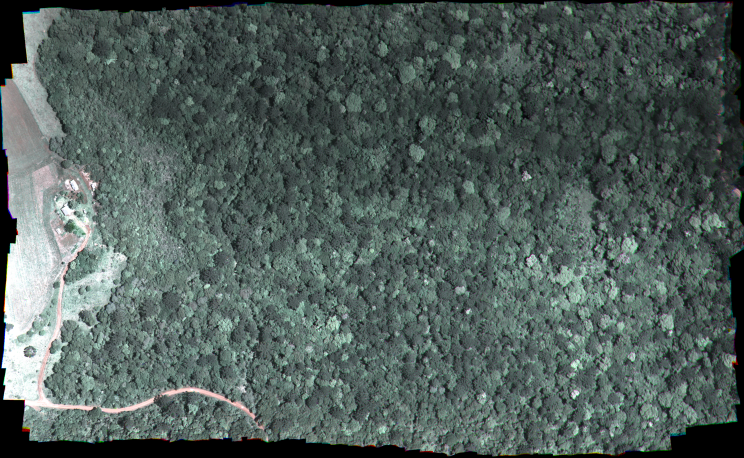
#> input picture views/orthoimage_example.png, 1488 x 915 px (shown at 1/2 size); its folder holds only this picture in this run
$ python -i generate_distance_map_vector.py   (imports and definitions only)
#> lines starting #> are read from the running program, lines starting #| are printed output that depends on the picture; after the words box and inside, x2 and y2 are one past the last pixel; in counts of white or black regions, pixels touching at a corner belong together
"""
Vector-based distance map generation.

This module provides optimized distance map generation using vector operations.
Instead of iterating through each component on rasters, it uses:
- Vectorized rasterization from GeoPackage/Shapefile
- Batch processing of components
- Efficient distance transform

Author: Optimized from generate_distance_map.py

Performance Notes:
- Uses OpenCV for distance transform and gaussian blur (much faster than scipy)
- cv2.distanceTransform is 3-10x faster than scipy.ndimage.distance_transform_edt
- cv2.GaussianBlur is 5-20x faster than scipy.ndimage.gaussian_filter
- cv2.connectedComponents is 2-5x faster than skimage.measure.label
"""

import os
import sys
from logging import getLogger
from os.path import dirname, exists

import cv2
import geopandas as gpd
import numpy as np
from rasterio.transform import Affine
from tqdm import tqdm

ROOT_PATH = dirname(__file__)
sys.path.append(ROOT_PATH)

from src.io_operations import array2raster, get_image_metadata, read_tiff
from src.utils import check_folder
from src.vector_operations import (
    geodataframe_to_raster,
    labels_to_geodataframe_with_stats,
    load_labels_from_geopackage,
    raster_to_geodataframe,
)

logger = getLogger("__main__")


def normalize_each_component_vectorized(
    components: np.ndarray,
    distance_map: np.ndarray,
) -> np.ndarray:
    """
    Normalize distance map per component using vectorized operations.

    This is faster than iterating through each component.
    Uses numpy operations instead of scipy.ndimage.maximum for better performance.

    Parameters
    ----------
    components : np.ndarray
        Labeled components array
    distance_map : np.ndarray
        Raw distance transform array

    Returns
    -------
    np.ndarray
        Normalized distance map (0 at boundary, 1 at center for each component)
    """
    output = np.zeros_like(distance_map, dtype=np.float32)

    # Get unique component IDs
    unique_components = np.unique(components[components > 0])

    if len(unique_components) == 0:
        return output

    # Create lookup array for max distances using numpy bincount
    # This is faster than scipy.ndimage.maximum for many components
    num_labels = components.max() + 1

    # Flatten arrays for bincount
    flat_components = components.ravel()
    flat_distances = distance_map.ravel()

    # Get maximum distance per component using bincount trick
    # We use np.maximum.at for this purpose
    max_distance_lookup = np.zeros(num_labels, dtype=np.float32)
    np.maximum.at(max_distance_lookup, flat_components, flat_distances)

    # Normalize in one operation
    mask = components > 0
    with np.errstate(divide='ignore', invalid='ignore'):
        output[mask] = distance_map[mask] / max_distance_lookup[components[mask]]

    # Handle any NaN/Inf values
    output = np.nan_to_num(output, nan=0.0, posinf=0.0, neginf=0.0)

    return output


def _cv2_gaussian_blur(image: np.ndarray, sigma: float) -> np.ndarray:
    """
    Apply Gaussian blur using OpenCV (emulates scipy.ndimage.gaussian_filter behavior).

    OpenCV's GaussianBlur is significantly faster than scipy's gaussian_filter
    due to optimized SIMD instructions and multi-threading.

    Parameters
    ----------
    image : np.ndarray
        Input image (any dtype, will be converted to float32)
    sigma : float
        Gaussian sigma (standard deviation)

    Returns
    -------
    np.ndarray
        Blurred image as float32
    """
    # Ensure float32 for consistency
    img = image.astype(np.float32) if image.dtype != np.float32 else image

    # Calculate kernel size from sigma (same as scipy's default behavior)
    # scipy uses truncate=4.0 by default, so kernel_size = 2 * int(truncate * sigma + 0.5) + 1
    # We use the same formula for consistency
    truncate = 4.0
    kernel_size = int(2 * int(truncate * sigma + 0.5) + 1)

    # Ensure kernel size is odd
    if kernel_size % 2 == 0:
        kernel_size += 1

    # OpenCV GaussianBlur
    # Note: OpenCV uses (width, height) for ksize, but since we want symmetric, it's fine
    blurred = cv2.GaussianBlur(img, (kernel_size, kernel_size), sigma, sigma,
                                borderType=cv2.BORDER_REFLECT)

    return blurred


def _cv2_distance_transform(binary_mask: np.ndarray) -> np.ndarray:
    """
    Apply Euclidean distance transform using OpenCV.

    Emulates scipy.ndimage.distance_transform_edt behavior.
    OpenCV's distanceTransform is 3-10x faster than scipy.

    Parameters
    ----------
    binary_mask : np.ndarray
        Binary mask (True/1 for foreground, False/0 for background)

    Returns
    -------
    np.ndarray
        Distance transform as float32
    """
    # OpenCV requires uint8 input
    mask_uint8 = binary_mask.astype(np.uint8)

    # cv2.distanceTransform computes distance from 0 pixels to nearest non-zero pixel
    # scipy.ndimage.distance_transform_edt computes distance from non-zero to nearest zero
    # They are equivalent when applied to the binary mask directly
    distance = cv2.distanceTransform(mask_uint8, cv2.DIST_L2, cv2.DIST_MASK_PRECISE)

    return distance.astype(np.float32)


def _cv2_connected_components(binary_mask: np.ndarray) -> np.ndarray:
    """
    Label connected components using OpenCV.

    Emulates skimage.measure.label behavior with connectivity=1 (4-connectivity).
    OpenCV's connectedComponents is 2-5x faster than skimage.

    Parameters
    ----------
    binary_mask : np.ndarray
        Binary mask (True/1 for foreground)

    Returns
    -------
    np.ndarray
        Labeled components array (0 = background, 1+ = components)
    """
    # OpenCV requires uint8 input
    mask_uint8 = binary_mask.astype(np.uint8)

    # 4-connectivity (equivalent to skimage's connectivity=1)
    # Use 8-connectivity for connectivity=2 equivalent
    num_labels, labels = cv2.connectedComponents(mask_uint8, connectivity=8)

    return labels.astype(np.int32)


def apply_gaussian_distance_map_fast(
    input_img: np.ndarray,
    sigma: float = 5,
) -> np.ndarray:
    """
    Apply distance transform and gaussian filter efficiently using OpenCV.

    Optimized version that uses:
    - cv2.distanceTransform instead of scipy.ndimage.distance_transform_edt
    - cv2.GaussianBlur instead of scipy.ndimage.gaussian_filter
    - cv2.connectedComponents instead of skimage.measure.label

    Parameters
    ----------
    input_img : np.ndarray
        Input segmentation mask (0 = background)
    sigma : float
        Gaussian smoothing sigma

    Returns
    -------
    np.ndarray
        Normalized distance map with gaussian smoothing
    """
    # Create binary mask and label components using OpenCV
    binary_mask = input_img > 0
    components = _cv2_connected_components(binary_mask)

    # Apply distance transform using OpenCV
    distance_map = _cv2_distance_transform(binary_mask)

    # Apply Gaussian smoothing using OpenCV
    distance_map = _cv2_gaussian_blur(distance_map, sigma)

    # Normalize per component (vectorized)
    normalized = normalize_each_component_vectorized(components, distance_map)

    return normalized


# [196 lines left out: functions generate_distance_map_from_geopackage, generate_distance_map_fast, generate_distance_map_from_labels, generate_distance_map_from_gdf, not called in this run]


# Backward compatibility alias
generate_distance_map = generate_distance_map_fast


# [20 lines left out: function _apply_gaussian_distance_map_scipy, not called in this run]


# [128 lines not run here, left out]

>>> import cv2
>>> picture = cv2.imread('views/orthoimage_example.png', cv2.IMREAD_GRAYSCALE)
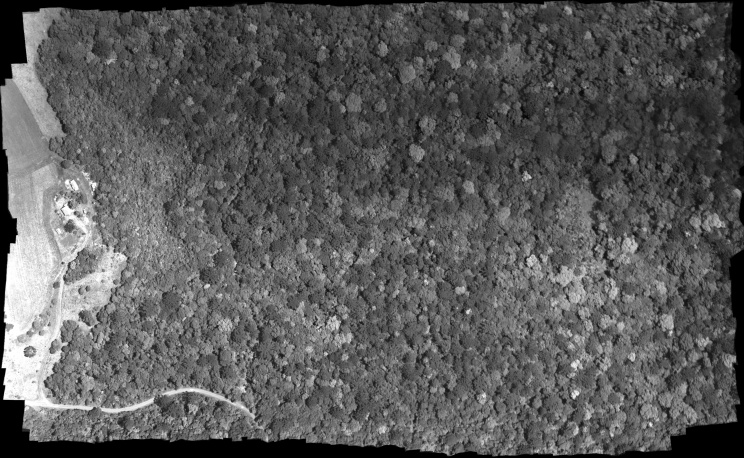
#> picture: shape (915, 1488) (shown at 1/2 size); min 0, max 255, mean 89.8
>>> result = apply_gaussian_distance_map_fast(picture)
#> in apply_gaussian_distance_map_fast, `binary_mask = input_img > 0`:
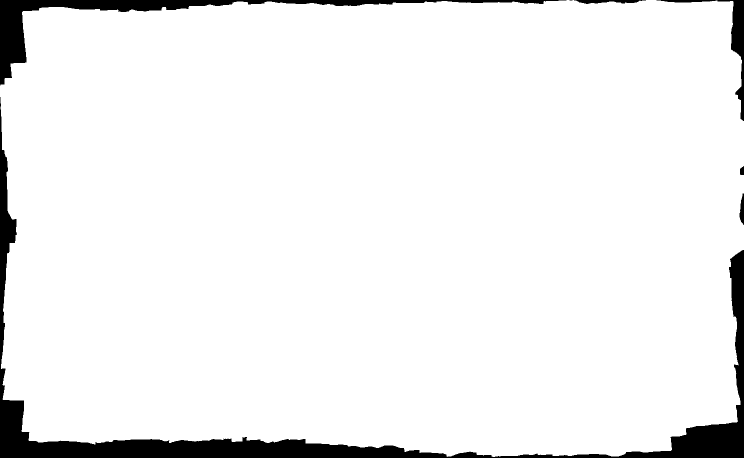
#> binary_mask: shape (915, 1488) bool (shown at 1/2 size); 94.3% white; 7 black regions (1 under 20 px), largest, box (x1, y1, x2, y2) and area: (0, 194, 1488, 915) 54629, (0, 0, 1133, 171) 18203, (1313, 0, 1488, 242) 3982, (1148, 0, 1292, 8) 698, (1479, 387, 1488, 450) 392, (1480, 332, 1488, 350) 121
#> in _cv2_connected_components, `num_labels, labels = cv2.connectedComponents(mask_uint8, connectivity=8)`: num_labels = 2
#> in _cv2_distance_transform, `distance = cv2.distanceTransform(mask_uint8, cv2.DIST_L2, cv2.DIST_MAS..`:
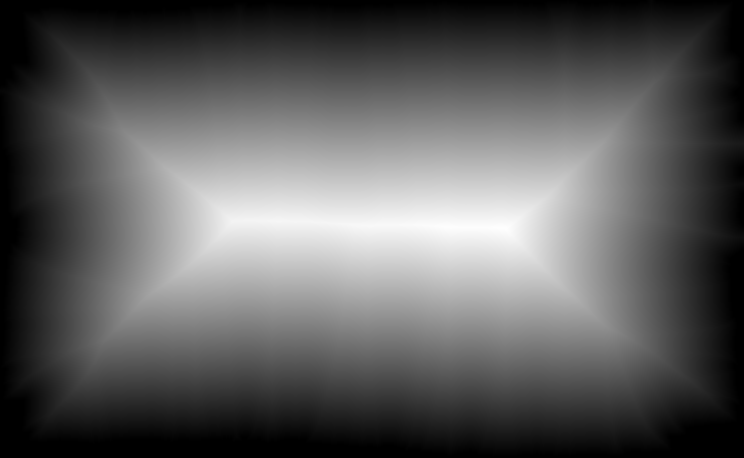
#> distance: shape (915, 1488) float32 (shown at 1/2 size); min 0, max 451.8, mean 165.4; drawn with min black and max white
#> in normalize_each_component_vectorized, `unique_components = np.unique(components[components > 0])`: unique_components = [1]
#> in normalize_each_component_vectorized, `num_labels = components.max() + 1`: num_labels = 2
